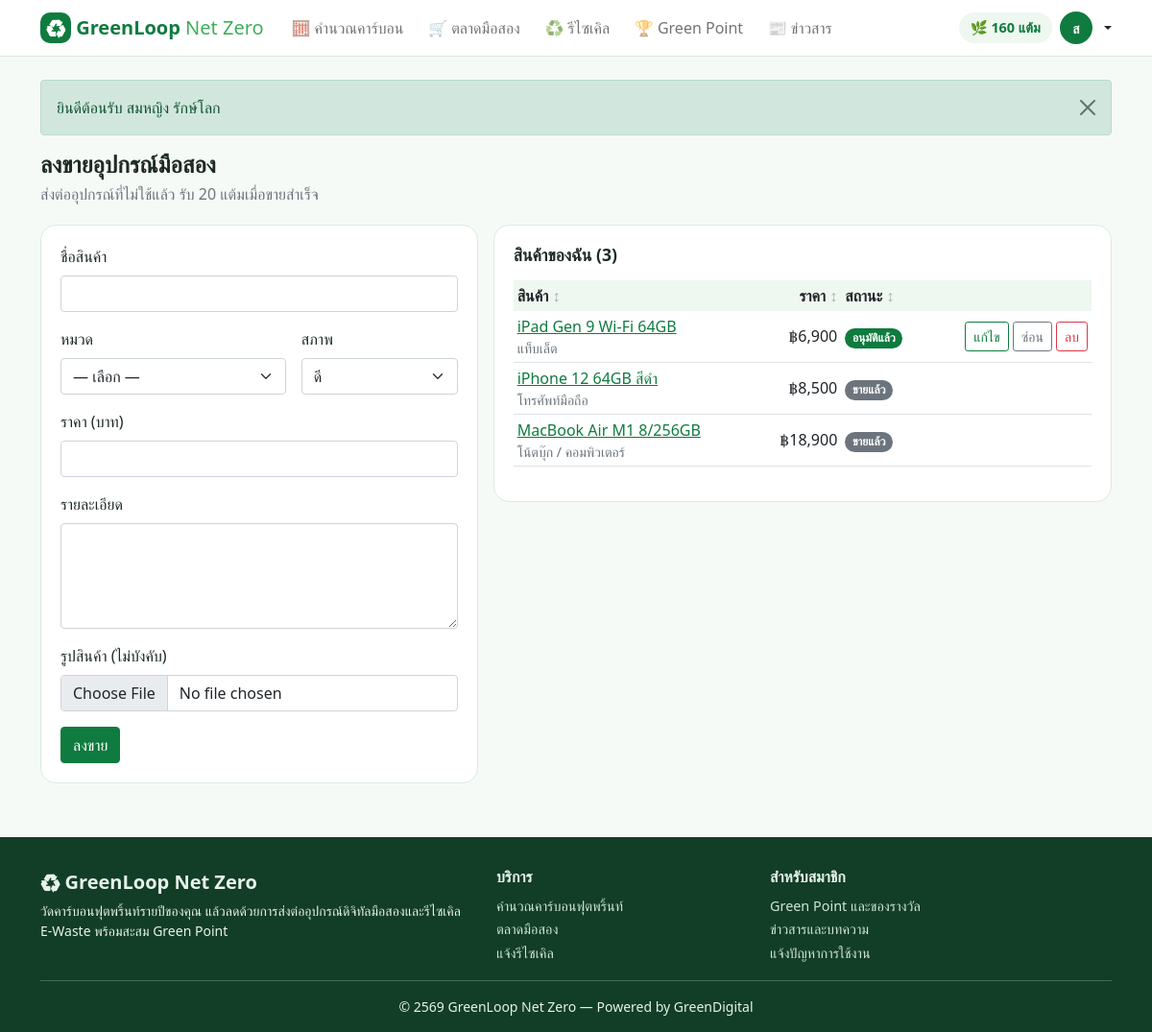
Screenshot of /sell.php (signed in) with the database file from the repository.
### tables this page shows
CREATE TABLE users (
    id INT UNSIGNED AUTO_INCREMENT PRIMARY KEY,
    name VARCHAR(100) NOT NULL,
    email VARCHAR(120) NOT NULL,
    phone VARCHAR(10) NOT NULL DEFAULT '',
    address VARCHAR(255) NOT NULL DEFAULT '',
    avatar VARCHAR(150) NULL,
    password_hash VARCHAR(255) NOT NULL,
    secret_question VARCHAR(150) NOT NULL,
    secret_answer_hash VARCHAR(255) NOT NULL,
    role ENUM('user','admin') NOT NULL DEFAULT 'user',
    status ENUM('active','suspended') NOT NULL DEFAULT 'active',
    green_points INT UNSIGNED NOT NULL DEFAULT 0,
    created_at DATETIME NOT NULL DEFAULT CURRENT_TIMESTAMP,
    UNIQUE KEY uq_users_email (email)
);

CREATE TABLE products (
    id INT UNSIGNED AUTO_INCREMENT PRIMARY KEY,
    user_id INT UNSIGNED NOT NULL,
    category_id INT UNSIGNED NOT NULL,
    title VARCHAR(150) NOT NULL,
    description TEXT NOT NULL,
    price DECIMAL(10,2) NOT NULL,
    item_condition ENUM('like_new','very_good','good','fair') NOT NULL DEFAULT 'good',
    image VARCHAR(150) NULL,
    status ENUM('pending','approved','rejected','sold','hidden') NOT NULL DEFAULT 'pending',
    created_at DATETIME NOT NULL DEFAULT CURRENT_TIMESTAMP,
    KEY idx_products_status (status),
    CONSTRAINT fk_products_user FOREIGN KEY (user_id) REFERENCES users (id) ON DELETE CASCADE,
    CONSTRAINT fk_products_category FOREIGN KEY (category_id) REFERENCES categories (id)
);

CREATE TABLE categories (
    id INT UNSIGNED AUTO_INCREMENT PRIMARY KEY,
    name VARCHAR(80) NOT NULL,
    icon VARCHAR(16) NOT NULL DEFAULT '📦',
    co2_reuse_kg DECIMAL(8,2) NOT NULL DEFAULT 0 COMMENT 'kgCO2e ที่ลดได้เมื่อใช้ซ้ำ 1 ชิ้น',
    co2_recycle_per_kg DECIMAL(8,2) NOT NULL DEFAULT 0 COMMENT 'kgCO2e ที่ลดได้เมื่อรีไซเคิล 1 กก.'
);

### sell.php (the view, shortened to what this page needs)
<?php
require __DIR__ . '/includes/init.php';
$u = require_login();
$edit = (int) get('edit') > 0 ? row("SELECT * FROM products WHERE id = ? AND user_id = ? AND status <> 'sold'", [(int) get('edit'), $u['id']]) : null;
$errors = [];
$f = is_post() ? $_POST : ($edit ?: ['title' => '', 'category_id' => '', 'price' => '', 'item_condition' => 'good', 'description' => '']);
$cats = rows('SELECT * FROM categories ORDER BY id');
$mine = rows('SELECT p.*, c.name AS cat_name FROM products p JOIN categories c ON c.id = p.category_id WHERE p.user_id = ? ORDER BY p.id DESC', [$u['id']]);
require __DIR__ . '/includes/header.php';
?>
<?= page_header($edit ? 'แก้ไขสินค้า' : 'ลงขายอุปกรณ์มือสอง', 'ส่งต่ออุปกรณ์ที่ไม่ใช้แล้ว รับ ' . (int) setting('points_sell', 20) . ' แต้มเมื่อขายสำเร็จ') ?>
<div class="row g-3">
  <div class="col-lg-5">
    <form class="panel needs-validation" method="post" enctype="multipart/form-data" novalidate>
      <div class="mb-3"><label class="form-label" for="title">ชื่อสินค้า</label>
        <input id="title" name="title" class="form-control<?= invalid($errors, 'title') ?>" value="<?= e($f['title']) ?>" required minlength="3" maxlength="150">
        <?= feedback($errors, 'title', 'ชื่อสินค้าต้องยาว 3-150 ตัวอักษร') ?></div>
      <div class="row g-3 mb-3">
        <div class="col-7"><label class="form-label" for="category_id">หมวด</label>
          <select id="category_id" name="category_id" class="form-select<?= invalid($errors, 'category_id') ?>" required><option value="">— เลือก —</option>
            <?php foreach ($cats as $c): ?><option value="<?= $c['id'] ?>" <?= (int) $f['category_id'] === (int) $c['id'] ? 'selected' : '' ?>><?= e($c['icon'] . ' ' . $c['name']) ?></option><?php endforeach; ?></select>
          <?= feedback($errors, 'category_id', 'กรุณาเลือกหมวด') ?></div>
        <div class="col-5"><label class="form-label" for="item_condition">สภาพ</label>
          <select id="item_condition" name="item_condition" class="form-select" required>
            <?php foreach (CONDITIONS as $k => $v): ?><option value="<?= $k ?>" <?= $f['item_condition'] === $k ? 'selected' : '' ?>><?= e($v) ?></option><?php endforeach; ?></select></div>
      </div>
      <div class="mb-3"><label class="form-label" for="price">ราคา (บาท)</label>
        <input id="price" name="price" type="number" min="1" max="9999999" step="1" class="form-control<?= invalid($errors, 'price') ?>" value="<?= e($f['price'] === '' ? '' : (float) $f['price']) ?>" required>
        <?= feedback($errors, 'price', 'ราคาต้องเป็นตัวเลขมากกว่า 0') ?></div>
      <div class="mb-3"><label class="form-label" for="description">รายละเอียด</label>
        <textarea id="description" name="description" class="form-control<?= invalid($errors, 'description') ?>" rows="4" required minlength="10"><?= e($f['description']) ?></textarea>
        <?= feedback($errors, 'description', 'กรุณาอธิบายสินค้าอย่างน้อย 10 ตัวอักษร') ?></div>
      <div class="mb-3"><label class="form-label" for="image">รูปสินค้า (ไม่บังคับ)</label>
        <input id="image" name="image" type="file" class="form-control" accept="image/*" data-preview="#preview">
        <img id="preview" class="img-fluid rounded mt-2 <?= $edit && $edit['image'] ? '' : 'd-none' ?>" style="max-height:160px" src="<?= $edit && $edit['image'] ? e(url($edit['image'])) : '' ?>" alt="ตัวอย่างรูปสินค้า"></div>
      <button class="btn btn-success"><?= $edit ? 'บันทึกการแก้ไข' : 'ลงขาย' ?></button>
    </form>
  </div>
  <div class="col-lg-7">
    <div class="panel">
      <h2>สินค้าของฉัน (<?= count($mine) ?>)</h2>
      <?php if (!$mine): ?><div class="empty">ยังไม่มีสินค้า เริ่มลงขายชิ้นแรกได้เลย</div><?php else: ?>
      <div class="table-responsive"><table class="table table-sm">
        <thead><tr><th data-sort>สินค้า</th><th data-sort="num" class="text-end">ราคา</th><th data-sort>สถานะ</th><th></th></tr></thead>
        <tbody><?php foreach ($mine as $p): ?>
          <tr><td><a href="<?= e(url('product.php?id=' . $p['id'])) ?>"><?= e($p['title']) ?></a><div class="small text-muted"><?= e($p['cat_name']) ?></div></td>
            <td class="text-end" data-value="<?= (float) $p['price'] ?>"><?= baht($p['price']) ?></td><td><?= badge($p['status']) ?></td>
            <td class="text-end text-nowrap"><?php if ($p['status'] !== 'sold'): ?>
              <a class="btn btn-sm btn-outline-success" href="<?= e(url('sell.php?edit=' . $p['id'])) ?>">แก้ไข</a>
              <?php if (in_array($p['status'], ['approved', 'hidden'], true)): ?>
                <form method="post" class="d-inline"><button class="btn btn-sm btn-outline-secondary"><?= $p['status'] === 'hidden' ? 'แสดง' : 'ซ่อน' ?></button></form>
              <?php endif; ?>
              <form method="post" class="d-inline" data-confirm="ลบสินค้านี้?"><button class="btn btn-sm btn-outline-danger">ลบ</button></form>
            <?php endif; ?></td></tr>
        <?php endforeach; ?></tbody>
      </table></div>
      <?php endif; ?>
    </div>
  </div>
</div>
<?php require __DIR__ . '/includes/footer.php'; ?>

### includes/header.php (shortened to what this page needs)
<?php
$u = user();
$self = basename($_SERVER['SCRIPT_NAME']);
$nav = [
    'footprint.php' => '🧮 คำนวณคาร์บอน',
    'market.php' => '🛒 ตลาดมือสอง',
    'recycle.php' => '♻️ รีไซเคิล',
    'points.php' => '🏆 Green Point',
    'news.php' => '📰 ข่าวสาร',
];
?>
<!doctype html>
<html lang="th">
<head>
<link href="<?= e(url('assets/vendor/bootstrap.min.css')) ?>" rel="stylesheet">
<link href="<?= e(url('assets/css/style.css')) ?>?v=1" rel="stylesheet">
</head>
<body>
<nav class="navbar navbar-expand-lg navbar-light sticky-top gl-nav">
  <div class="container">
    <a class="navbar-brand" href="<?= e(url('index.php')) ?>"><span class="logo-mark">♻</span> GreenLoop <span class="logo-sub">Net Zero</span></a>
    <div class="collapse navbar-collapse" id="nav">
      <ul class="navbar-nav me-auto">
        <?php foreach ($nav as $file => $label): ?>
          <li class="nav-item"><a class="nav-link <?= $self === $file ? 'active' : '' ?>" href="<?= e(url($file)) ?>"><?= $label ?></a></li>
        <?php endforeach; ?>
      </ul>
      <div class="d-flex align-items-center gap-2 flex-wrap py-2 py-lg-0">
      <?php if ($u): ?>
        <a class="chip" href="<?= e(url('points.php')) ?>" title="Green Point">🌿 <?= number_format($u['green_points']) ?> แต้ม</a>
        <div class="dropdown">
          <a class="d-flex align-items-center gap-2 text-decoration-none dropdown-toggle text-dark" href="#" data-bs-toggle="dropdown"><?= avatar_html($u, 34) ?><span class="d-lg-none"><?= e($u['name']) ?></span></a>
        </div>
      <?php else: ?>
        <a class="btn btn-outline-success btn-sm" href="<?= e(url('login.php')) ?>">เข้าสู่ระบบ</a>
        <a class="btn btn-success btn-sm" href="<?= e(url('register.php')) ?>">สมัครสมาชิก</a>
      <?php endif; ?>
      </div>
    </div>
  </div>
</nav>
<main class="<?= isset($mainClass) ? e($mainClass) : 'container py-4' ?>">
<?php if (!empty($_SESSION['flash'])): ?>
  <div class="<?= isset($mainClass) ? 'container pt-3' : '' ?>">
  <?php foreach ($_SESSION['flash'] as $flashMsg): ?>
    <div class="alert alert-<?= e($flashMsg[0]) ?> alert-dismissible fade show" role="alert"><?= e($flashMsg[1]) ?><button type="button" class="btn-close" data-bs-dismiss="alert" aria-label="ปิด"></button></div>
  <?php endforeach; unset($_SESSION['flash']); ?>
  </div>
<?php endif; ?>

### includes/init.php (shortened to what this page needs)
<?php
function db()
{
    static $pdo = null;
    if ($pdo === null) {
        $c = require ROOT_PATH . '/config.php';
        try {
            $pdo = new PDO(
                "mysql:host={$c['db_host']};port={$c['db_port']};dbname={$c['db_name']};charset=utf8mb4",
                $c['db_user'],
                $c['db_pass'],
                [
                    PDO::ATTR_ERRMODE => PDO::ERRMODE_EXCEPTION,
                    PDO::ATTR_DEFAULT_FETCH_MODE => PDO::FETCH_ASSOC,
                    PDO::ATTR_EMULATE_PREPARES => false,
                ]
            );
            $pdo->exec("SET time_zone = '+07:00'");
        } catch (PDOException $ex) {
            http_response_code(500);
            exit('<h3>เชื่อมต่อฐานข้อมูลไม่ได้</h3><p>กรุณานำเข้าไฟล์ <code>database.sql</code> และตรวจสอบการตั้งค่าใน <code>config.php</code></p>');
        }
    }
    return $pdo;
}
function q($sql, $params = [])
{
    $st = db()->prepare($sql);
    $st->execute($params);
    return $st;
}
function row($sql, $params = [])
{
    $r = q($sql, $params)->fetch();
    return $r ?: null;
}
function rows($sql, $params = [])
{
    return q($sql, $params)->fetchAll();
}
function e($s)
{
    return htmlspecialchars((string) $s, ENT_QUOTES, 'UTF-8');
}
function url($path = '')
{
    return BASE_URL . '/' . ltrim($path, '/');
}
function get($key, $default = '')
{
    return isset($_GET[$key]) && is_string($_GET[$key]) ? trim($_GET[$key]) : $default;
}
function is_post()
{
    return $_SERVER['REQUEST_METHOD'] === 'POST';
}
function baht($n)
{
    $n = (float) $n;
    return '฿' . number_format($n, floor($n) == $n ? 0 : 2);
}
function badge($status)
{
    $s = isset(STATUS_LABELS[$status]) ? STATUS_LABELS[$status] : [$status, 'secondary'];
    return '<span class="badge rounded-pill bg-' . $s[1] . ($s[1] === 'warning' || $s[1] === 'info' ? ' text-dark' : '') . '">' . e($s[0]) . '</span>';
}
function setting($name, $default = '')
{
    static $all = null;
    if ($all === null) {
        $all = [];
        foreach (rows('SELECT name, value FROM settings') as $r) {
            $all[$r['name']] = $r['value'];
        }
    }
    return isset($all[$name]) && $all[$name] !== '' ? $all[$name] : $default;
}
function user()
{
    static $u = false;
    if ($u === false) {
        $u = empty($_SESSION['uid']) ? null : row('SELECT * FROM users WHERE id = ?', [$_SESSION['uid']]);
    }
    return $u;
}
function require_login()
{
    if (!user()) {
        $_SESSION['after_login'] = $_SERVER['REQUEST_URI'];
        flash('กรุณาเข้าสู่ระบบก่อนใช้งาน', 'warning');
        redirect('login.php');
    }
    return user();
}
function invalid($errors, $key)
{
    return isset($errors[$key]) ? ' is-invalid' : '';
}
function page_header($title, $subtitle = '')
{
    return '<div class="page-head"><h1>' . e($title) . '</h1>' . ($subtitle ? '<p class="text-muted mb-0">' . e($subtitle) . '</p>' : '') . '</div>';
}
function avatar_html($u, $size = 36)
{
    return '<span class="avatar avatar-text" style="width:' . $size . 'px;height:' . $size . 'px;font-size:' . round($size * .42) . 'px">' . e(mb_substr($u['name'], 0, 1)) . '</span>';
}

### assets/css/style.css (style rules this page uses)
:root { --gl-green: #0f7b3f; --gl-green-2: #3fae5a; --gl-soft: #eef7f0; --gl-line: #dbeadf; --gl-ink: #1d2b22; }
body { font-family: "Leelawadee UI", "Sarabun", "TH Sarabun New", Tahoma, "Segoe UI", sans-serif; background: #f6faf7; color: var(--gl-ink); min-height: 100vh; display: flex; flex-direction: column; }
main { flex: 1; }
a { color: var(--gl-green); }
.btn-success { background: var(--gl-green); border-color: var(--gl-green); }
.btn-outline-success { color: var(--gl-green); border-color: var(--gl-green); }
.bg-success { background-color: var(--gl-green) !important; }
.gl-nav { background: #fff; border-bottom: 1px solid var(--gl-line); }
.navbar-brand { font-weight: 700; color: var(--gl-green) !important; }
.logo-mark { display: inline-grid; place-items: center; width: 32px; height: 32px; border-radius: 10px; background: var(--gl-green); color: #fff; }
.logo-sub { font-weight: 500; color: var(--gl-green-2); }
.gl-nav .nav-link { border-radius: 999px; padding: .4rem .8rem !important; white-space: nowrap; }
.chip { display: inline-flex; align-items: center; gap: .3rem; padding: .3rem .75rem; border-radius: 999px; background: var(--gl-soft); color: var(--gl-green); font-weight: 600; text-decoration: none; font-size: .9rem; }
.avatar { border-radius: 50%; object-fit: cover; }
.avatar-text { display: inline-grid; place-items: center; background: var(--gl-green); color: #fff; font-weight: 600; }
.page-head { margin-bottom: 1.25rem; }
.page-head h1 { font-size: 1.5rem; font-weight: 700; margin-bottom: .25rem; }
.panel { background: #fff; border: 1px solid var(--gl-line); border-radius: 16px; padding: 1.25rem; }
.panel h2 { font-size: 1.1rem; font-weight: 700; margin-bottom: 1rem; }
.table { vertical-align: middle; }
.table thead th { white-space: nowrap; background: var(--gl-soft); border-bottom: 0; font-weight: 600; }
th[data-sort] { cursor: pointer; user-select: none; }
th[data-sort]::after { content: " ↕"; opacity: .35; }

### rows the page displays
users: green_points "160", name "ส"
products: title "iPad Gen 9 Wi-Fi 64GB", category.name "แท็บเล็ต", price "฿6,900", status "อนุมัติแล้ว", shows "ซ่อน"
products: title "iPhone 12 64GB สีดำ", category.name "โทรศัพท์มือถือ", price "฿8,500", status "ขายแล้ว"
products: title "MacBook Air M1 8/256GB", category.name "โน้ตบุ๊ก / คอมพิวเตอร์", price "฿18,900", status "ขายแล้ว"

### other values shown
$label "🧮 คำนวณคาร์บอน"
$label "🛒 ตลาดมือสอง"
$label "♻️ รีไซเคิล"
$label "🏆 Green Point"
$label "📰 ข่าวสาร"
$flashMsg[1] "ยินดีต้อนรับ สมหญิง รักษ์โลก"
$title "ลงขายอุปกรณ์มือสอง"
$subtitle "ส่งต่ออุปกรณ์ที่ไม่ใช้แล้ว รับ 20 แต้มเมื่อขายสำเร็จ"
count($mine) "3"
form field item_condition "ดี"
